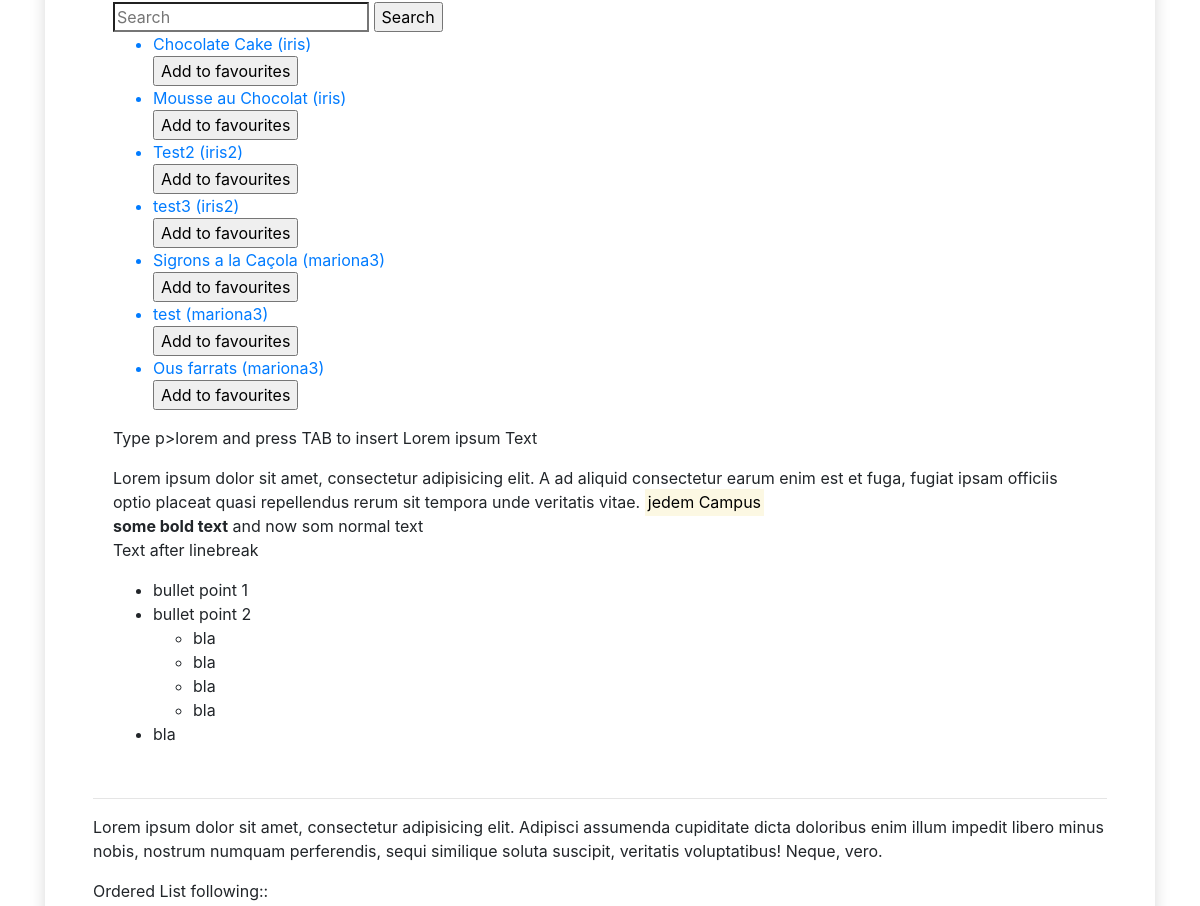
The app's page /recipe/ (middle part), older data.
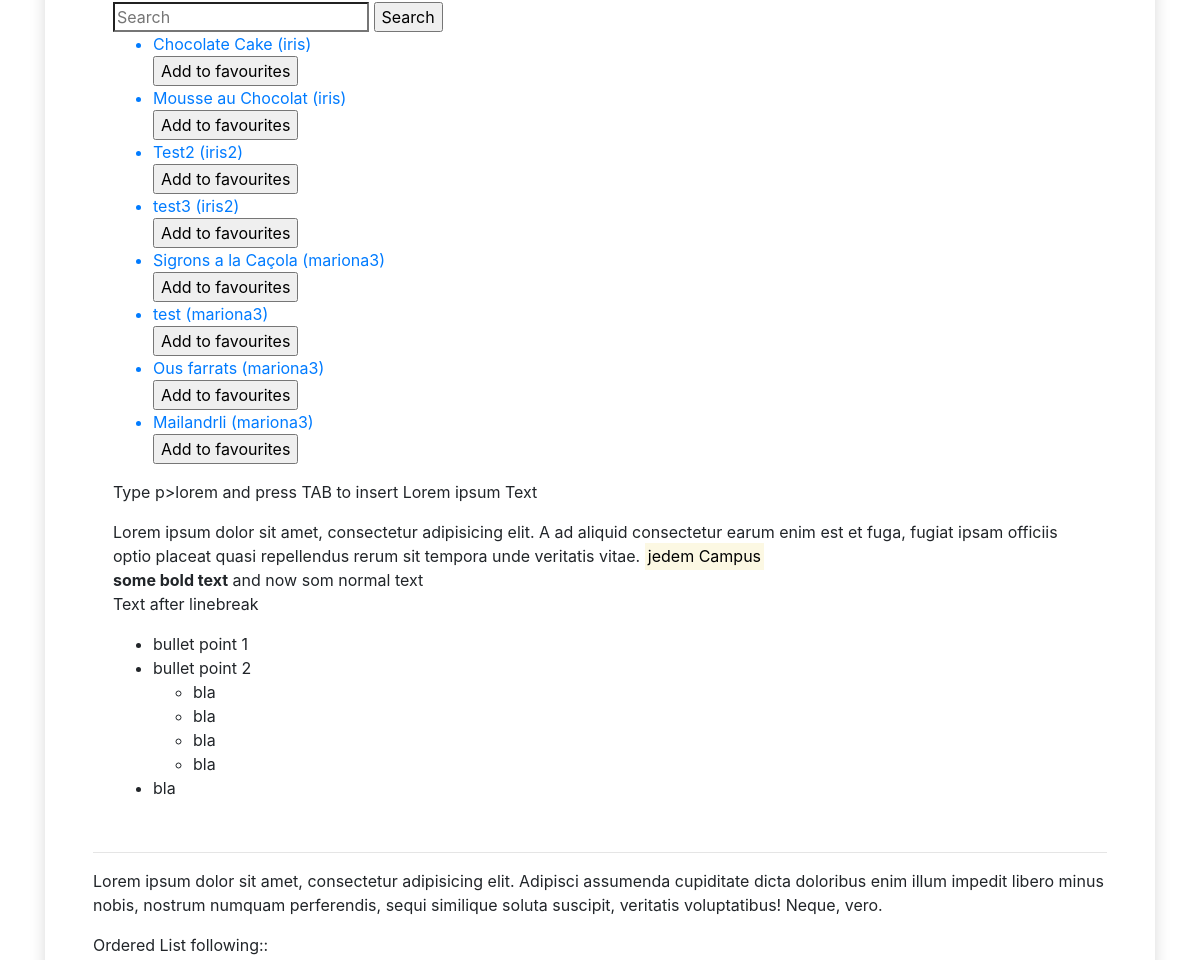
The same page, newer data.
### myRecipeApp/models.py (models this page shows, shortened)
class Recipe(models.Model):
    RecipeId = models.BigAutoField(primary_key=True,
                                   verbose_name="Unique RecipeId"
                                   )
    RecipeName = models.CharField(verbose_name="Recipe Name",
                                  max_length=300
                                  )
    Picture = models.ImageField(verbose_name="Recipe Picture",
                                blank=True
                                )
    UserId = models.ForeignKey(settings.AUTH_USER_MODEL,
                               verbose_name="Author",
                               on_delete=models.PROTECT
                               )
    Energy = models.PositiveIntegerField(verbose_name="Calories",
                                         blank=True)
    UnitId = models.ForeignKey(Unit,
                               verbose_name="Unit of Energy",
                               on_delete=models.PROTECT
                               )
    NumberPeople = models.PositiveSmallIntegerField(verbose_name="Number of People",
                                                    blank=True)

### myRecipeApp/views.py (the view)
# urls.py: path('recipe/', list_recipe),
def list_recipe(httprequest):
    recipes = Recipe.objects.all
    categories = Category.objects.all
    if "query" in httprequest.GET and \
       "filter" in httprequest.GET:
        recipes = Recipe.objects.filter(Q(RecipeName__icontains=httprequest.GET["query"]) |
                                        Q(Energy__icontains=httprequest.GET["query"]) |
                                        Q(NumberPeople__icontains=httprequest.GET["query"])
                                        )
        recipes = Recipe.objects.filter(favourite__UserId=httprequest.user.id)
    elif "query" in httprequest.GET:
        recipes = Recipe.objects.filter(Q(RecipeName__icontains=httprequest.GET["query"]) |
                                        Q(Energy__icontains=httprequest.GET["query"]) |
                                        Q(NumberPeople__icontains=httprequest.GET["query"]))
    elif "filter" in httprequest.GET:
        if httprequest.GET["filter"] == "favourites":
            recipes = Recipe.objects.filter(favourite__UserId=httprequest.user.id)
            print(recipes)
    if "category" in httprequest.GET:
            recipes = Recipe.objects.filter(Q(recipecategory__CategoryId=httprequest.GET["category"]))
    context = {"recipe": recipes, "categories": categories, "User": httprequest.user}
    return render(httprequest, "dev_recipe_list.html", context)

### templates/dev_recipe_list.html (shortened to what this page needs)
{% extends 'home.html' %}
{% block recipeContent %}
    <form method="GET">
        <input type="search" name="query" placeholder="Search">
        <input type="submit" value="Search">
    </form>
    <ul>
        {% for recipe in recipe %}
            <a href="/recipe/{{ recipe.RecipeId }}">
                <li>{{ recipe.RecipeName }} ({{ recipe.UserId.username }})</li>
                <form method="POST" action="/add_recipe_to_favourites/">
                    <input type="submit" value="Add to favourites">
                </form>
            </a>
        {% endfor %}
    </ul>
{% endblock %}

### myStartpageApp/templates/home.html (shortened to what this page needs)
{% extends 'base.html' %}
{% block mainContent %}
    <div id="main">
                {% load static %}
        <br>
        {% block recipeContent %}{% endblock %}
        <p> Type p>lorem and press TAB to insert Lorem ipsum Text</p>
        <p>Lorem ipsum dolor sit amet, consectetur adipisicing elit. A ad aliquid consectetur earum enim est et
            fuga,
            fugiat
            ipsam officiis optio placeat quasi repellendus rerum sit tempora unde veritatis vitae.
            <mark>jedem Campus</mark>
            <br> <b>some bold text</b> and now som normal text
            <br>Text after linebreak
        </p>
        <ul>
            <li>bullet point 1</li>
            <li>bullet point 2</li>
            <ul>
                <li>bla</li>
                <li>bla</li>
                <li>bla</li>
                <li>bla</li>
            </ul>
            <li>bla</li>
        </ul>
    </div>
{% endblock %}
{% block sideContent %}
    <p>Lorem ipsum dolor sit amet, consectetur adipisicing elit. Adipisci assumenda cupiditate dicta doloribus
        enim
        illum impedit libero minus nobis, nostrum numquam perferendis, sequi similique soluta suscipit,
        veritatis
        voluptatibus! Neque, vero.</p>
    <p>Ordered List following::</p>
{% endblock %}

### templates/base.html (shortened to what this page needs)
<!DOCTYPE html>
<html lang="en">
<head>
    {% load static %}
    <link rel="stylesheet" href="https://cdn.jsdelivr.net/npm/bootstrap@4.5.3/dist/css/bootstrap.min.css"
>
    <link rel="stylesheet" href="{% static "css/myStyles.css" %}">
    <link rel="stylesheet" href="{% static "css/custom_sidebar.css" %}">
</head>
<body>
<div class="wrapper">
    <div id="side-body" class="container">
        <div id='mainContent' class="card border-0 shadow my-5">
            <div class="card-body p-5">
                {% block mainContent %}{% endblock %}
                <hr>
                {% block sideContent %}{% endblock %}
            </div>
        </div>
    </div>
</div>
</body>
</html>

### templates/nav_bar.html (shortened to what this page needs)
    {% load static %}

### static_general/css/myStyles.css (style rules this page uses)
html { font-family: sans-serif; line-height: 1.15; -webkit-text-size-adjust: 100%; -webkit-tap-highlight-color: transparent; }
body { background: url('https://c.pxhere.com/photos/28/59/background_food_tasty_olives_wooden_background_cooking_plate_kitchen-1369805.jpg!d') no-repeat center center fixed; -webkit-background-size: cover; -moz-background-size: cover; background-size: cover; -o-background-size: cover; }
#mainContent { background-color: rgba(255,255,255,0.8); }

### myStartpageApp/static/css/custom_sidebar.css (style rules this page uses)
#main { transition: margin-left .5s; padding: 20px; }

Row changes from the older to the newer data that the page shows:
added Recipe: RecipeName "Mailandrli", UserId.username "mariona3"
